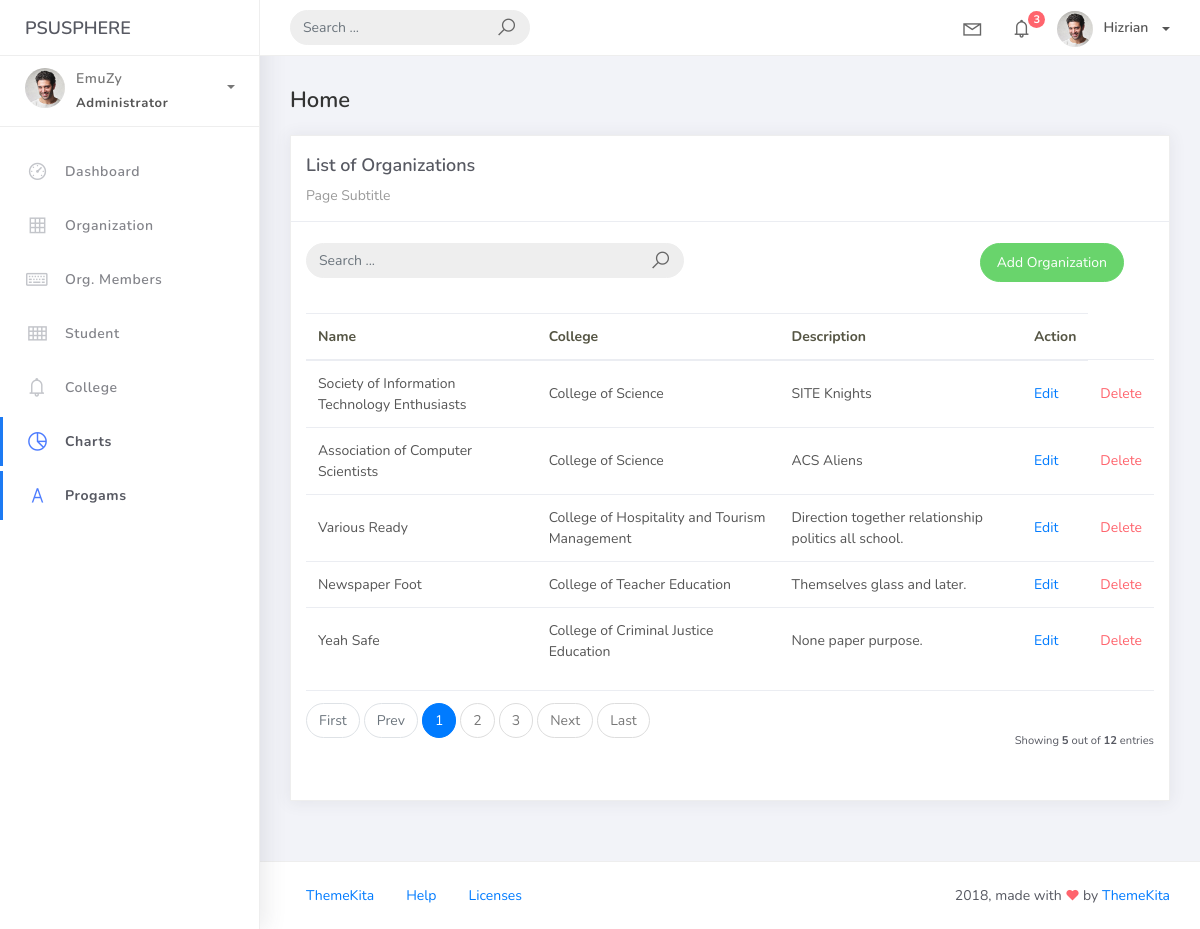
Screenshot of /organization_list with the database file from the repository.
### studentorg/models.py (models this page shows, shortened)
class BaseModel(models.Model):
    create_at = models.DateTimeField(auto_now_add = True, db_index = True)
    update_at = models.DateTimeField(auto_now = True)
    class Meta:
        abstract = True

class Organization(BaseModel):
    name = models.CharField(max_length = 250)
    college = models.ForeignKey(College, null = True, blank = True, on_delete = models.CASCADE)
    description = models.CharField(max_length = 500)

class College(BaseModel):
    college_name = models.CharField(max_length = 150)
    def __str__(self):
        return self.college_name

### studentorg/views.py (the view)
# urls.py: path('organization_list', OrganizationList.as_view(), name='organization-list'),
class OrganizationList(ListView):
    template_name = 'org_list.html'
    paginate_by = 5
    model = Organization
    context_object_name = 'organization'
    def get_queryset(self, *args, **kwargs):
        qs = super(OrganizationList, self).get_queryset(*args, **kwargs)
        if self.request.GET.get("q") != None:
            query = self.request.GET.get('q')
            qs = qs.filter(Q(name__icontains=query) |
            Q(description__icontains=query) | Q(college__college_name__icontains=query))
        return qs

### templates/org_list.html
{% extends 'base.html' %} {% load static %} {% block content %}
<div class="content">
  <div class="container-fluid">
    <h4 class="page-title">Home</h4>
    <div class="row">
      <div class="col-md-12">
        <div class="card">
          <div class="card-header">
            <div class="card-title">List of Organizations</div>
            <div class="card-category">Page Subtitle</div>
          </div>
          <br>
              <div class="col-md-12 row">
                  <div class="col-md-6">
                    <form action="" class="navbar-left navbar-form nav-search mr-md-3" action="{% url 'organization-list' %}">
                        <div class="input-group">
                          <input type="text" placeholder="Search ..." class="form-control" name="q">
                            <div class="input-group-append">
                                <span class="input-group-text">
                                  <i class="la la-search search-icon"></i>
                                </span>
                            </div>
                        </div>
                    </form>
                  </div>
                  <div class="col-md-6">
                      <div class="pull-right">
                        <a href="{% url 'organization-add' %}" class="btn btn-success btn-rounded">Add Organization</a>
                      </div>
                  </div>
              </div>
          <div class="card-body">
            <table class="table table-stripped mt-3">
                <thead>
                    <tr>
                        <th scope="col">Name</th>
                        <th scope="col">College</th>
                        <th scope="col">Description</th>
                        <th scope="col">Action</th>
                    </tr>
                </thead>
                <tbody>
                    {% for object in object_list %}
                    <tr>
                        <td>{{ object.name }}</td>
                        <td>{{ object.college }}</td>
                        <td>{{ object.description }}</td>
                        <td><a href="organization_list/{{ object.id }}">Edit</a></td>
                        <td> <a href="organization_list/{{ object.id }}/delete" class="text-danger">Delete</a></td>
                    </tr>
                    {% empty %}
                    <tr>
                        <td colspan="4" style="text-align: center;">
                          <p class="text-sm font-weight-bold mb-0">No Records Found</p>
                        </td>
                    </tr>
                    {% endfor %}
                </tbody>
            </table>
            {% include 'includes/pagination.html' %}
          </div>
        </div>
      </div>
    </div>
  </div>
</div>
{% endblock %}

### rows the page displays
Organization: name "Society of Information Technology Enthusiasts", college "College of Science", description "SITE Knights"
Organization: name "Association of Computer Scientists", college "College of Science", description "ACS Aliens"
Organization: name "Various Ready", college "College of Hospitality and Tourism Management", description "Direction together relationship politics all school."
Organization: name "Newspaper Foot", college "College of Teacher Education", description "Themselves glass and later."
Organization: name "Yeah Safe", college "College of Criminal Justice Education", description "None paper purpose."

### other values shown
{{ page_num }} "1"
{{ page_num }} "2" "3"
{{ object_list.count }} "5"
{{ paginator.count }} "12"
